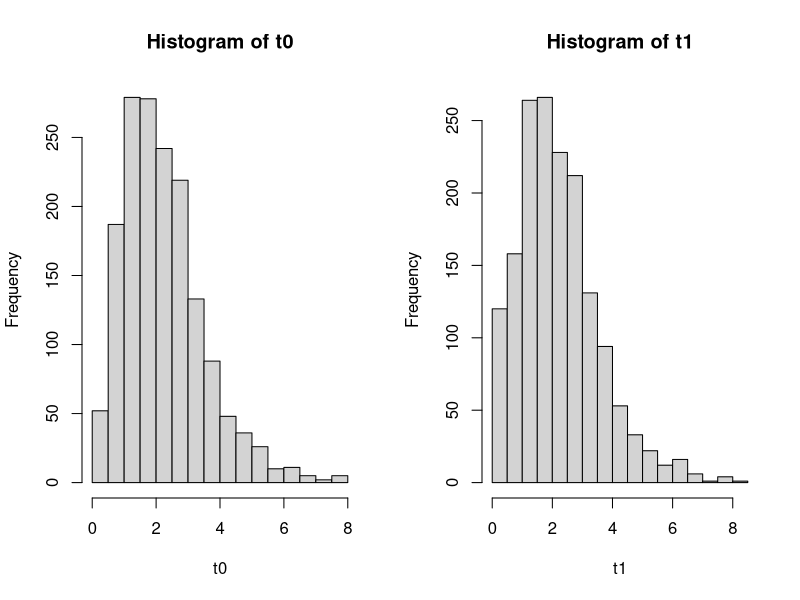
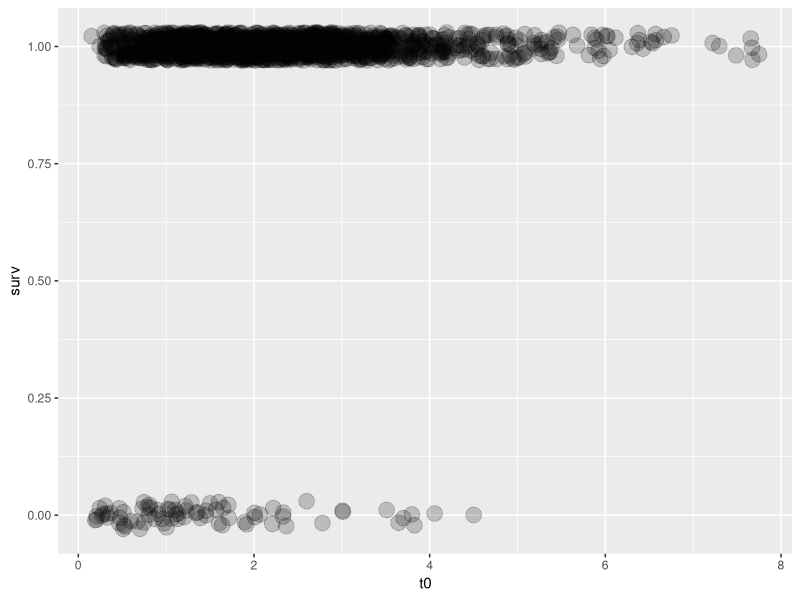

Reproduce these figures in R, in order.
## C Steenbock
## 30 January 2014
## From data to a demographic model

library(ggplot2)

dat <- read.csv("lichen_demo.csv")
t0 <- dat$sqrtszt
t1 <- dat$sqrtszt1

par(mfrow = c(1,2)) # histogram of indv size at both times
hist(t0)    # first census
hist(t1)    # second census

surv <- rep(NA,length(t1)) # Initialize vector to hold 0/1's, survivorship
# Use for loop to assign zeros and ones to surv vector based on 2nd census
for(i in 1:length(t1)){
    if (t1[i] != 0){
        surv[i] <- 1
    } else {
        surv[i] <- 0
        }
}

size.surv <- as.data.frame(cbind(t0, surv)) # append size vector and surv vector

# plot surviorship v. size
surv.plot <- ggplot(size.surv, aes(t0, surv)) + 
    geom_point(position=position_jitter(w=0.03, h=0.03), alpha=0.2, size=5)
surv.plot

# bin size data into classes
size <- sort(dat$sqrtszt)
bin.size <- split(size, ceiling(seq_along(size)/136))
med.size <- lapply(bin.size, median)

# logistic regression model of surv as fx of size
mod1 <- glm(surv~t0, family=binomial, data=size.surv)
mod1.plot <- surv.plot + geom_smooth(method="glm", family="binomial")

# function takes median values from each size class and uses it as the ind. var
# in the equation from the above fitted logisic regression model.  plogis is
# necessary to transform output from log-odds to probabilites
mod1.fun <- function(x){
    pr.surv <- plogis(mod1$coef[1]+mod1$coef[2]*x)
    return(pr.surv)
}
# apply above function to median values; returns a list of probs for each class
surv.est <- lapply(med.size, mod1.fun)




